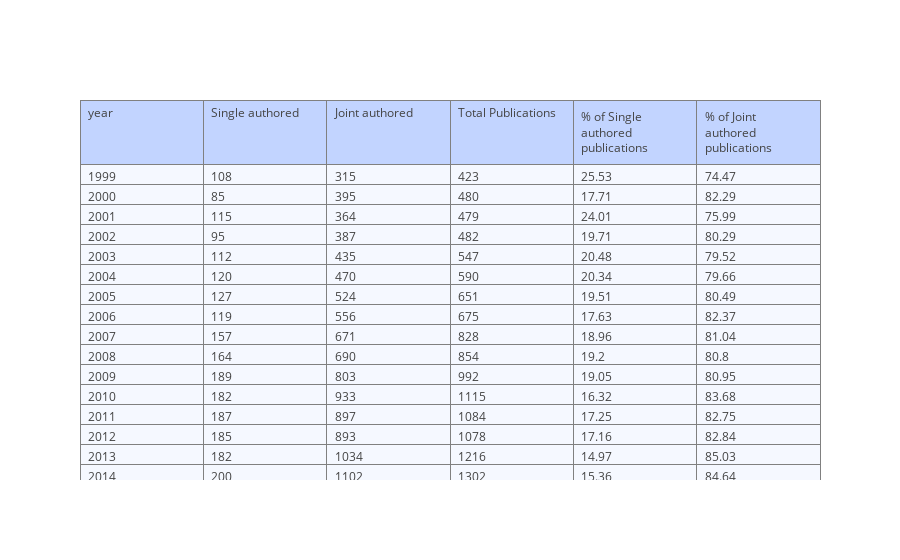
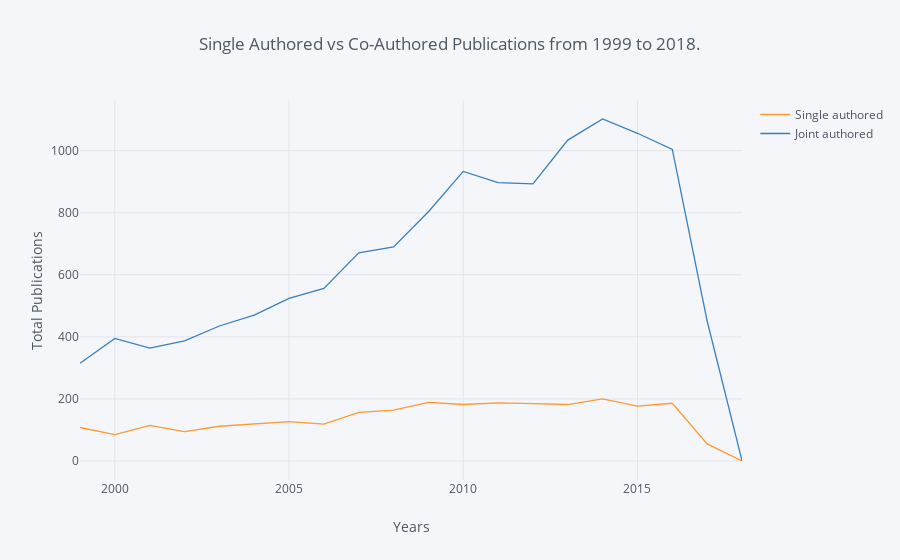
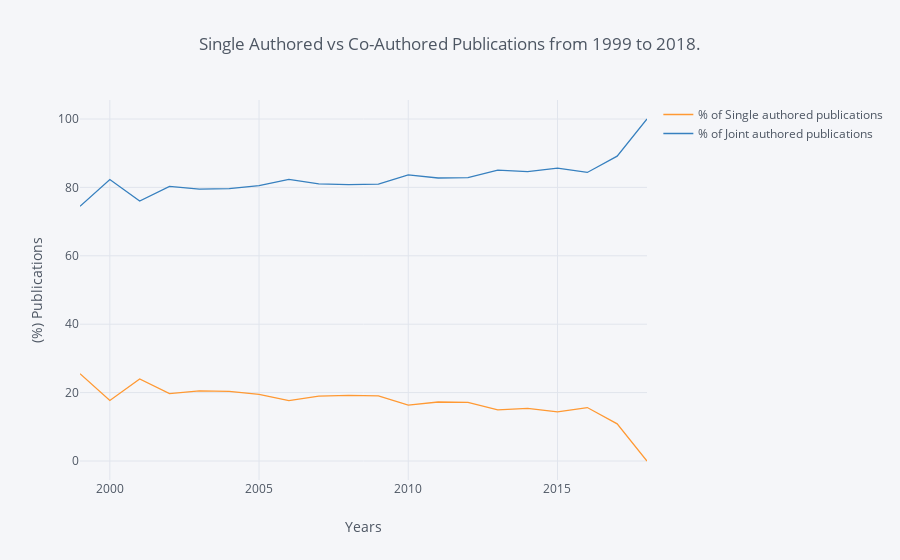

Write notebook code for charts like these, in order.
### Code cell
# plot year-wise distribution single author vs co-authored 
n_years = 20
visual.plot_yr_dist(years=n_years)

### Figure 1 — Plotly figure (JSON) as saved in the notebook; plotly's stock layout.template omitted (floating-point values rounded to 4 significant figures)
{"data": [{"cells": {"align": ["left", "left", "left", "left", "left"], "fill": {"color": "#F5F8FF"}, "values": [["1999", "2000", "2001", "2002", "2003", "2004", "2005", "2006", "2007", "2008", "2009", "2010", "2011", "2012", "2013", "2014", "2015", "2016", "2017", "2018"], [108, 85, 115, 95, 112, 120, 127, 119, 157, 164, 189, 182, 187, 185, 182, 200, 177, 186, 55, 0], [315, 395, 364, 387, 435, 470, 524, 556, 671, 690, 803, 933, 897, 893, 1034, 1102, 1056, 1004, 451, 1], [423, 480, 479, 482, 547, 590, 651, 675, 828, 854, 992, 1115, 1084, 1078, 1216, 1302, 1233, 1190, 506, 1], [25.53, 17.71, 24.01, 19.71, 20.48, 20.34, 19.51, 17.63, 18.96, 19.2, 19.05, 16.32, 17.25, 17.16, 14.97, 15.36, 14.36, 15.63, 10.87, 0], [74.47, 82.29, 75.99, 80.29, 79.52, 79.66, 80.49, 82.37, 81.04, 80.8, 80.95, 83.68, 82.75, 82.84, 85.03, 84.64, 85.64, 84.37, 89.13, 100]]}, "header": {"align": ["left", "left", "left", "left", "left"], "fill": {"color": "#C2D4FF"}, "values": ["year", "Single authored", "Joint authored", "Total Publications", "% of Single authored publications", "% of Joint authored publications"]}, "type": "table", "uid": "5f2789dd-f25a-44a5-b4ec-7d72fb04aea8"}], "layout": {}}

### Figure 2 — Plotly figure (JSON) as saved in the notebook; plotly's stock layout.template omitted (floating-point values rounded to 4 significant figures)
{"data": [{"line": {"color": "rgba(255, 153, 51, 1.0)", "dash": "solid", "shape": "linear", "width": 1.3}, "mode": "lines", "name": "Single authored", "text": "", "type": "scatter", "uid": "7e165264-21a2-485b-ab20-c661214cf42b", "x": ["1999", "2000", "2001", "2002", "2003", "2004", "2005", "2006", "2007", "2008", "2009", "2010", "2011", "2012", "2013", "2014", "2015", "2016", "2017", "2018"], "y": [108, 85, 115, 95, 112, 120, 127, 119, 157, 164, 189, 182, 187, 185, 182, 200, 177, 186, 55, 0]}, {"line": {"color": "rgba(55, 128, 191, 1.0)", "dash": "solid", "shape": "linear", "width": 1.3}, "mode": "lines", "name": "Joint authored", "text": "", "type": "scatter", "uid": "8afef09d-a318-400e-a904-8211c462aa07", "x": ["1999", "2000", "2001", "2002", "2003", "2004", "2005", "2006", "2007", "2008", "2009", "2010", "2011", "2012", "2013", "2014", "2015", "2016", "2017", "2018"], "y": [315, 395, 364, 387, 435, 470, 524, 556, 671, 690, 803, 933, 897, 893, 1034, 1102, 1056, 1004, 451, 1]}], "layout": {"legend": {"bgcolor": "#F5F6F9", "font": {"color": "#4D5663"}}, "paper_bgcolor": "#F5F6F9", "plot_bgcolor": "#F5F6F9", "title": {"font": {"color": "#4D5663"}, "text": "Single Authored vs Co-Authored Publications from 1999 to 2018."}, "xaxis": {"gridcolor": "#E1E5ED", "showgrid": true, "tickfont": {"color": "#4D5663"}, "title": {"font": {"color": "#4D5663"}, "text": "Years"}, "zerolinecolor": "#E1E5ED"}, "yaxis": {"gridcolor": "#E1E5ED", "showgrid": true, "tickfont": {"color": "#4D5663"}, "title": {"font": {"color": "#4D5663"}, "text": "Total Publications"}, "zerolinecolor": "#E1E5ED"}}}

### Figure 3 — Plotly figure (JSON) as saved in the notebook; plotly's stock layout.template omitted (floating-point values rounded to 4 significant figures)
{"data": [{"line": {"color": "rgba(255, 153, 51, 1.0)", "dash": "solid", "shape": "linear", "width": 1.3}, "mode": "lines", "name": "% of Single authored publications", "text": "", "type": "scatter", "uid": "957c62dd-cc05-44ec-bdfa-d4bdea102c5d", "x": ["1999", "2000", "2001", "2002", "2003", "2004", "2005", "2006", "2007", "2008", "2009", "2010", "2011", "2012", "2013", "2014", "2015", "2016", "2017", "2018"], "y": [25.53, 17.71, 24.01, 19.71, 20.48, 20.34, 19.51, 17.63, 18.96, 19.2, 19.05, 16.32, 17.25, 17.16, 14.97, 15.36, 14.36, 15.63, 10.87, 0]}, {"line": {"color": "rgba(55, 128, 191, 1.0)", "dash": "solid", "shape": "linear", "width": 1.3}, "mode": "lines", "name": "% of Joint authored publications", "text": "", "type": "scatter", "uid": "5d90c9d5-3326-4c99-9b91-723945a3e716", "x": ["1999", "2000", "2001", "2002", "2003", "2004", "2005", "2006", "2007", "2008", "2009", "2010", "2011", "2012", "2013", "2014", "2015", "2016", "2017", "2018"], "y": [74.47, 82.29, 75.99, 80.29, 79.52, 79.66, 80.49, 82.37, 81.04, 80.8, 80.95, 83.68, 82.75, 82.84, 85.03, 84.64, 85.64, 84.37, 89.13, 100]}], "layout": {"legend": {"bgcolor": "#F5F6F9", "font": {"color": "#4D5663"}}, "paper_bgcolor": "#F5F6F9", "plot_bgcolor": "#F5F6F9", "title": {"font": {"color": "#4D5663"}, "text": "Single Authored vs Co-Authored Publications from 1999 to 2018."}, "xaxis": {"gridcolor": "#E1E5ED", "showgrid": true, "tickfont": {"color": "#4D5663"}, "title": {"font": {"color": "#4D5663"}, "text": "Years"}, "zerolinecolor": "#E1E5ED"}, "yaxis": {"gridcolor": "#E1E5ED", "showgrid": true, "tickfont": {"color": "#4D5663"}, "title": {"font": {"color": "#4D5663"}, "text": "(%) Publications"}, "zerolinecolor": "#E1E5ED"}}}
